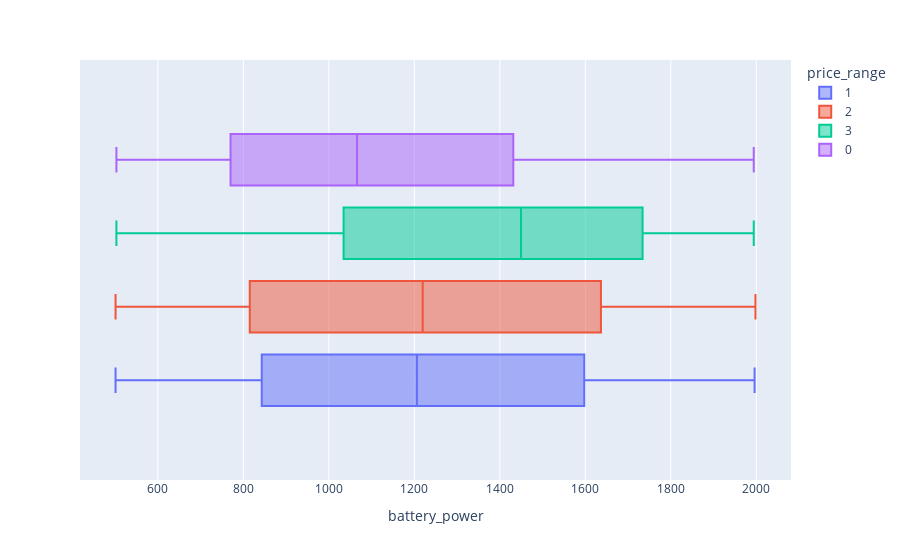

Notebook source saved alongside this figure:
### Code cell
px.box(dataset_train,x ="battery_power" ,color="price_range")

### Figure 1 — Plotly figure (JSON) as saved in the notebook; plotly's stock layout.template omitted (floating-point values rounded to 4 significant figures; data arrays with more than 128 entries replaced by an {"elided": "..."} marker saying what was removed)
{"data": [{"alignmentgroup": "True", "hovertemplate": "price_range=1<br>battery_power=%{x}<extra></extra>", "legendgroup": "1", "marker": {"color": "#636efa"}, "name": "1", "notched": false, "offsetgroup": "1", "orientation": "h", "showlegend": true, "type": "box", "x": {"elided": "500 int values"}, "x0": " ", "xaxis": "x", "y0": " ", "yaxis": "y"}, {"alignmentgroup": "True", "hovertemplate": "price_range=2<br>battery_power=%{x}<extra></extra>", "legendgroup": "2", "marker": {"color": "#EF553B"}, "name": "2", "notched": false, "offsetgroup": "2", "orientation": "h", "showlegend": true, "type": "box", "x": {"elided": "500 int values"}, "x0": " ", "xaxis": "x", "y0": " ", "yaxis": "y"}, {"alignmentgroup": "True", "hovertemplate": "price_range=3<br>battery_power=%{x}<extra></extra>", "legendgroup": "3", "marker": {"color": "#00cc96"}, "name": "3", "notched": false, "offsetgroup": "3", "orientation": "h", "showlegend": true, "type": "box", "x": {"elided": "500 int values"}, "x0": " ", "xaxis": "x", "y0": " ", "yaxis": "y"}, {"alignmentgroup": "True", "hovertemplate": "price_range=0<br>battery_power=%{x}<extra></extra>", "legendgroup": "0", "marker": {"color": "#ab63fa"}, "name": "0", "notched": false, "offsetgroup": "0", "orientation": "h", "showlegend": true, "type": "box", "x": {"elided": "500 int values"}, "x0": " ", "xaxis": "x", "y0": " ", "yaxis": "y"}], "layout": {"autosize": true, "boxmode": "group", "legend": {"title": {"text": "price_range"}, "tracegroupgap": 0}, "margin": {"t": 60}, "xaxis": {"anchor": "y", "autorange": true, "domain": [0, 1], "range": [417.8, 2081.0], "title": {"text": "battery_power"}, "type": "linear"}, "yaxis": {"anchor": "x", "autorange": true, "domain": [0, 1], "range": [-0.5, 0.5], "type": "category"}}}
